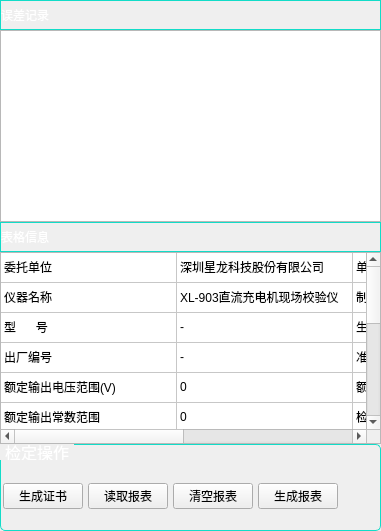
     <widget class="QWidget" name="from_Page">
      <layout class="QGridLayout" name="gridLayout_26">
       <property name="margin">
        <number>0</number>
       </property>
       <property name="spacing">
        <number>0</number>
       </property>
       <item row="2" column="0">
        <widget class="QFrame" name="from_information_Frame">
         <property name="sizePolicy">
          <sizepolicy hsizetype="Expanding" vsizetype="Minimum">
           <horstretch>0</horstretch>
           <verstretch>0</verstretch>
          </sizepolicy>
         </property>
         <property name="minimumSize">
          <size>
           <width>0</width>
           <height>30</height>
          </size>
         </property>
         <property name="maximumSize">
          <size>
           <width>16777215</width>
           <height>30</height>
          </size>
         </property>
         <property name="font">
          <font>
           <family>Kalinga</family>
           <pointsize>12</pointsize>
          </font>
         </property>
         <property name="styleSheet">
          <string notr="true">#from_information_Frame
{
 border: 1px solid rgb(18, 220, 200);
    background: qlineargradient(spread:reflect,
        x1:0, y1:0, x2:1, y2:0,
        stop:0 rgba(7, 85, 75, 255),
        stop:1 rgba(18, 220, 200, 255));
}



</string>
         </property>
         <property name="frameShape">
          <enum>QFrame::StyledPanel</enum>
         </property>
         <property name="frameShadow">
          <enum>QFrame::Raised</enum>
         </property>
         <layout class="QGridLayout" name="gridLayout_21">
          <property name="margin">
           <number>0</number>
          </property>
          <property name="spacing">
           <number>0</number>
          </property>
          <item row="0" column="0">
           <widget class="QLabel" name="from_information_Label">
            <property name="styleSheet">
             <string notr="true">color: rgb(255, 255, 255);</string>
            </property>
            <property name="text">
             <string>表格信息</string>
            </property>
           </widget>
          </item>
          <item row="0" column="1">
           <spacer name="from_information_HlSpacer">
            <property name="orientation">
             <enum>Qt::Horizontal</enum>
            </property>
            <property name="sizeHint" stdset="0">
             <size>
              <width>40</width>
              <height>20</height>
             </size>
            </property>
           </spacer>
          </item>
         </layout>
        </widget>
       </item>
       <item row="4" column="0">
        <widget class="QGroupBox" name="from_ctl_GpBox">
         <property name="sizePolicy">
          <sizepolicy hsizetype="Expanding" vsizetype="Minimum">
           <horstretch>0</horstretch>
           <verstretch>1</verstretch>
          </sizepolicy>
         </property>
         <property name="minimumSize">
          <size>
           <width>0</width>
           <height>87</height>
          </size>
         </property>
         <property name="maximumSize">
          <size>
           <width>1000</width>
           <height>106</height>
          </size>
         </property>
         <property name="font">
          <font>
           <family>Arial Narrow</family>
           <pointsize>12</pointsize>
          </font>
         </property>
         <property name="styleSheet">
          <string notr="true"> QGroupBox::title {
     subcontrol-origin: margin;
    
     padding: 0 3px;
	 color: rgb(255, 255, 255);


 }

 QGroupBox {
    border: 1px solid rgb(18, 220, 200);
    border-radius: 5px;
    margin-top: 0ex; /* leave space at the top for the title */
    background-color: qlineargradient(x1: 0, y1: 0, x2: 0, y2: 1,
                     stop:0 rgba(7, 85, 75, 255),
                     stop:1 rgba(10, 100, 75, 255));
 }
</string>
         </property>
         <property name="title">
          <string>检定操作</string>
         </property>
         <layout class="QGridLayout" name="gridLayout_24">
          <property name="leftMargin">
           <number>2</number>
          </property>
          <property name="topMargin">
           <number>19</number>
          </property>
          <property name="rightMargin">
           <number>2</number>
          </property>
          <property name="bottomMargin">
           <number>2</number>
          </property>
          <property name="spacing">
           <number>5</number>
          </property>
          <item row="0" column="2">
           <widget class="QPushButton" name="RSMV_clearFrom_PsBtn">
            <property name="text">
             <string>清空报表</string>
            </property>
           </widget>
          </item>
          <item row="0" column="1">
           <widget class="QPushButton" name="RSMV_readFrom_PsBtn">
            <property name="text">
             <string>读取报表</string>
            </property>
           </widget>
          </item>
          <item row="0" column="0">
           <widget class="QPushButton" name="RSMV_buildFrom_PsBtn">
            <property name="text">
             <string>生成证书</string>
            </property>
           </widget>
          </item>
          <item row="0" column="4">
           <spacer name="horizontalSpacer_15">
            <property name="orientation">
             <enum>Qt::Horizontal</enum>
            </property>
            <property name="sizeHint" stdset="0">
             <size>
              <width>40</width>
              <height>20</height>
             </size>
            </property>
           </spacer>
          </item>
          <item row="0" column="3">
           <widget class="QPushButton" name="RSMV_saveFormMsg_PsBtn">
            <property name="text">
             <string>生成报表</string>
            </property>
           </widget>
          </item>
         </layout>
        </widget>
       </item>
       <item row="0" column="0">
        <widget class="QFrame" name="from_error_Frame">
         <property name="sizePolicy">
          <sizepolicy hsizetype="Expanding" vsizetype="Minimum">
           <horstretch>0</horstretch>
           <verstretch>0</verstretch>
          </sizepolicy>
         </property>
         <property name="minimumSize">
          <size>
           <width>0</width>
           <height>30</height>
          </size>
         </property>
         <property name="maximumSize">
          <size>
           <width>16777215</width>
           <height>30</height>
          </size>
         </property>
         <property name="font">
          <font>
           <family>Kalinga</family>
           <pointsize>12</pointsize>
          </font>
         </property>
         <property name="styleSheet">
          <string notr="true">#from_error_Frame
{
 border: 1px solid rgb(18, 220, 200);
    background: qlineargradient(spread:reflect,
        x1:0, y1:0, x2:1, y2:0,
        stop:0 rgba(7, 85, 75, 255),
        stop:1 rgba(18, 220, 200, 255));
}



</string>
         </property>
         <property name="frameShape">
          <enum>QFrame::StyledPanel</enum>
         </property>
         <property name="frameShadow">
          <enum>QFrame::Raised</enum>
         </property>
         <layout class="QGridLayout" name="gridLayout_25">
          <property name="margin">
           <number>0</number>
          </property>
          <property name="spacing">
           <number>0</number>
          </property>
          <item row="0" column="0">
           <widget class="QLabel" name="from_error_Label">
            <property name="styleSheet">
             <string notr="true">color: rgb(255, 255, 255);</string>
            </property>
            <property name="text">
             <string>误差记录</string>
            </property>
           </widget>
          </item>
          <item row="0" column="1">
           <spacer name="from_error_HlSpacer">
            <property name="orientation">
             <enum>Qt::Horizontal</enum>
            </property>
            <property name="sizeHint" stdset="0">
             <size>
              <width>40</width>
              <height>20</height>
             </size>
            </property>
           </spacer>
          </item>
         </layout>
        </widget>
       </item>
       <item row="3" column="0">
        <widget class="QTableWidget" name="from_information_TbWidget">
         <property name="verticalScrollBarPolicy">
          <enum>Qt::ScrollBarAlwaysOn</enum>
         </property>
         <property name="horizontalScrollBarPolicy">
          <enum>Qt::ScrollBarAsNeeded</enum>
         </property>
         <attribute name="horizontalHeaderVisible">
          <bool>false</bool>
         </attribute>
         <attribute name="horizontalHeaderDefaultSectionSize">
          <number>176</number>
         </attribute>
         <attribute name="verticalHeaderVisible">
          <bool>false</bool>
         </attribute>
         <row>
          <property name="text">
           <string>1</string>
          </property>
         </row>
         <row>
          <property name="text">
           <string>2</string>
          </property>
         </row>
         <row>
          <property name="text">
           <string>3</string>
          </property>
         </row>
         <row>
          <property name="text">
           <string>4</string>
          </property>
         </row>
         <row>
          <property name="text">
           <string>5</string>
          </property>
         </row>
         <row>
          <property name="text">
           <string>6</string>
          </property>
         </row>
         <row>
          <property name="text">
           <string>7</string>
          </property>
         </row>
         <row>
          <property name="text">
           <string>8</string>
          </property>
         </row>
         <row>
          <property name="text">
           <string>9</string>
          </property>
         </row>
         <row>
          <property name="text">
           <string>10</string>
          </property>
         </row>
         <row>
          <property name="text">
           <string>11</string>
          </property>
         </row>
         <row>
          <property name="text">
           <string>12</string>
          </property>
         </row>
         <row>
          <property name="text">
           <string>13</string>
          </property>
         </row>
         <column>
          <property name="text">
           <string>1</string>
          </property>
         </column>
         <column>
          <property name="text">
           <string>2</string>
          </property>
         </column>
         <column>
          <property name="text">
           <string>3</string>
          </property>
         </column>
         <column>
          <property name="text">
           <string>4</string>
          </property>
         </column>
         <item row="0" column="0">
          <property name="text">
           <string>委托单位</string>
          </property>
         </item>
         <item row="0" column="1">
          <property name="text">
           <string>深圳星龙科技股份有限公司</string>
          </property>
         </item>
         <item row="0" column="2">
          <property name="text">
           <string>单位地址</string>
          </property>
         </item>
         <item row="0" column="3">
          <property name="text">
           <string>深圳南山智恒战略性新兴产业园15栋6楼</string>
          </property>
         </item>
         <item row="1" column="0">
          <property name="text">
           <string>仪器名称</string>
          </property>
         </item>
         <item row="1" column="1">
          <property name="text">
           <string>XL-903直流充电机现场校验仪</string>
          </property>
         </item>
         <item row="1" column="2">
          <property name="text">
           <string>制造厂名 </string>
          </property>
         </item>
         <item row="1" column="3">
          <property name="text">
           <string>-</string>
          </property>
         </item>
         <item row="2" column="0">
          <property name="text">
           <string>型      号</string>
          </property>
         </item>
         <item row="2" column="1">
          <property name="text">
           <string>-</string>
          </property>
         </item>
         <item row="2" column="2">
          <property name="text">
           <string>生产日期</string>
          </property>
         </item>
         <item row="2" column="3">
          <property name="text">
           <string>2016-06-01</string>
          </property>
         </item>
         <item row="3" column="0">
          <property name="text">
           <string>出厂编号</string>
          </property>
         </item>
         <item row="3" column="1">
          <property name="text">
           <string>-</string>
          </property>
         </item>
         <item row="3" column="2">
          <property name="text">
           <string>准确度等级</string>
          </property>
         </item>
         <item row="3" column="3">
          <property name="text">
           <string>0.05</string>
          </property>
         </item>
         <item row="4" column="0">
          <property name="text">
           <string>额定输出电压范围(V)</string>
          </property>
         </item>
         <item row="4" column="1">
          <property name="text">
           <string>0</string>
          </property>
         </item>
         <item row="4" column="2">
          <property name="text">
           <string>额定输出电流范围(A)</string>
          </property>
         </item>
         <item row="4" column="3">
          <property name="text">
           <string>0</string>
          </property>
         </item>
         <item row="5" column="0">
          <property name="text">
           <string>额定输出常数范围</string>
          </property>
         </item>
         <item row="5" column="1">
          <property name="text">
           <string>0</string>
          </property>
         </item>
         <item row="5" column="2">
          <property name="text">
           <string>检定依据</string>
          </property>
         </item>
         <item row="5" column="3">
          <property name="text">
           <string>0</string>
          </property>
         </item>
         <item row="6" column="0">
          <property name="text">
           <string>检定日期</string>
          </property>
         </item>
         <item row="6" column="1">
          <property name="text">
           <string>2016-06-01</string>
          </property>
         </item>
         <item row="6" column="2">
          <property name="text">
           <string>有 效 期</string>
          </property>
         </item>
         <item row="6" column="3">
          <property name="text">
           <string>2016-06-01</string>
          </property>
         </item>
         <item row="7" column="0">
          <property name="text">
           <string>温    度(℃)</string>
          </property>
         </item>
         <item row="7" column="1">
          <property name="text">
           <string>30</string>
          </property>
         </item>
         <item row="7" column="2">
          <property name="text">
           <string>相对湿度(%)</string>
          </property>
         </item>
         <item row="7" column="3">
          <property name="text">
           <string>12</string>
          </property>
         </item>
         <item row="8" column="0">
          <property name="text">
           <string>检定地点</string>
          </property>
         </item>
         <item row="8" column="1">
          <property name="text">
           <string>深圳市南山区</string>
          </property>
         </item>
         <item row="9" column="0">
          <property name="text">
           <string>标准器名称</string>
          </property>
         </item>
         <item row="9" column="1">
          <property name="text">
           <string>-</string>
          </property>
         </item>
         <item row="9" column="2">
          <property name="text">
           <string>特     征</string>
          </property>
         </item>
         <item row="9" column="3">
          <property name="text">
           <string/>
          </property>
         </item>
         <item row="10" column="0">
          <property name="text">
           <string>设备编号</string>
          </property>
         </item>
         <item row="10" column="1">
          <property name="text">
           <string>-</string>
          </property>
         </item>
         <item row="10" column="2">
          <property name="text">
           <string>检定/校准证书号</string>
          </property>
         </item>
         <item row="11" column="0">
          <property name="text">
           <string>有效期</string>
          </property>
         </item>
         <item row="11" column="1">
          <property name="text">
           <string>-</string>
          </property>
         </item>
         <item row="11" column="2">
          <property name="text">
           <string>使用前后状态</string>
          </property>
         </item>
         <item row="12" column="0">
          <property name="text">
           <string> 外观检查</string>
          </property>
         </item>
         <item row="12" column="1">
          <property name="text">
           <string>合格</string>
          </property>
          <property name="checkState">
           <enum>Checked</enum>
          </property>
         </item>
        </widget>
       </item>
       <item row="1" column="0">
        <widget class="QTextEdit" name="from_error_TxEdit">
         <property name="readOnly">
          <bool>true</bool>
         </property>
         <property name="html">
          <string>&lt;!DOCTYPE HTML PUBLIC &quot;-//W3C//DTD HTML 4.0//EN&quot; &quot;http://www.w3.org/TR/REC-html40/strict.dtd&quot;&gt;
&lt;html&gt;&lt;head&gt;&lt;meta name=&quot;qrichtext&quot; content=&quot;1&quot; /&gt;&lt;style type=&quot;text/css&quot;&gt;
p, li { white-space: pre-wrap; }
&lt;/style&gt;&lt;/head&gt;&lt;body style=&quot; font-family:'Arial Narrow'; font-size:12pt; font-weight:400; font-style:normal;&quot;&gt;
&lt;p style=&quot;-qt-paragraph-type:empty; margin-top:0px; margin-bottom:0px; margin-left:0px; margin-right:0px; -qt-block-indent:0; text-indent:0px;&quot;&gt;&lt;br /&gt;&lt;/p&gt;&lt;/body&gt;&lt;/html&gt;</string>
         </property>
        </widget>
       </item>
      </layout>
     </widget>
